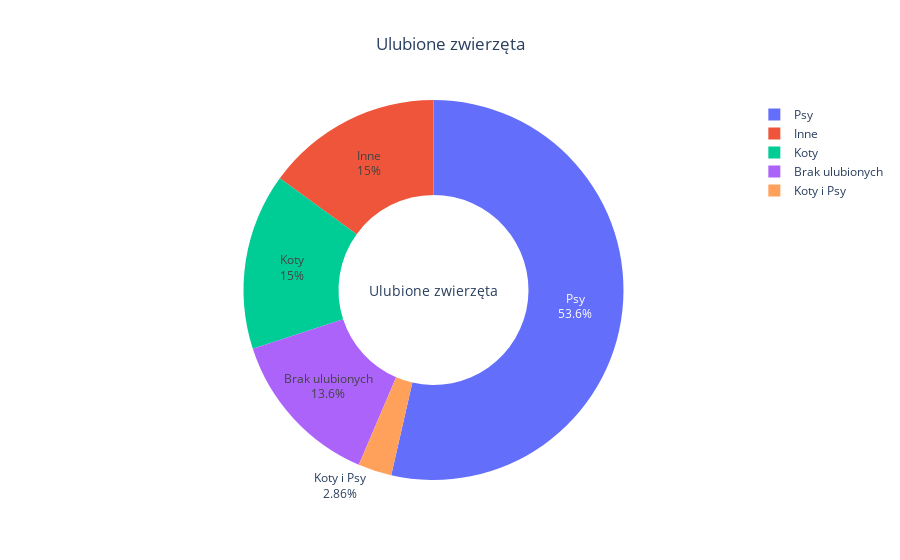

This figure's notebook cell:
### Code cell
df_animals = df.groupby('fav_animals').size().reset_index(name='counts')
fig = px.pie(df_animals, values='counts', names='fav_animals', title='Ulubione zwierzęta')
fig.update_layout(title_x=0.5, annotations=[dict(text='Ulubione zwierzęta', x=0.5, y=0.5, font_size=14, showarrow=False)])
fig.update_traces(hole=.5, textinfo='percent+label')
fig.show()

### Figure 1 — Plotly figure (JSON) as saved in the notebook; plotly's stock layout.template omitted (floating-point values rounded to 4 significant figures)
{"data": [{"domain": {"x": [0, 1], "y": [0, 1]}, "hole": 0.5, "hovertemplate": "fav_animals=%{label}<br>counts=%{value}<extra></extra>", "labels": ["Brak ulubionych", "Inne", "Koty", "Koty i Psy", "Psy"], "legendgroup": "", "name": "", "showlegend": true, "textinfo": "percent+label", "type": "pie", "values": [19, 21, 21, 4, 75]}], "layout": {"annotations": [{"font": {"size": 14}, "showarrow": false, "text": "Ulubione zwierzęta", "x": 0.5, "y": 0.5}], "legend": {"tracegroupgap": 0}, "title": {"text": "Ulubione zwierzęta", "x": 0.5}}}
